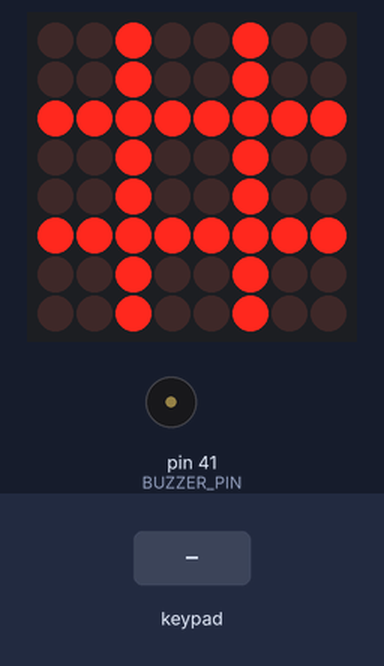
This sketch was run on a simulated Arduino Mega 2560, built with avr-gcc and run on an emulated ATmega2560. Shown: 8×8 LED matrix, buzzer (waves = sounding). The inputs (shaded band) are chosen by the test bench. Random numbers use the default seed unless the sketch sets one.

Above: at 1.2 s.
1.3 s: keypad keys 1 2 3 4 pressed 0.4 s apart
At 4.1 s:
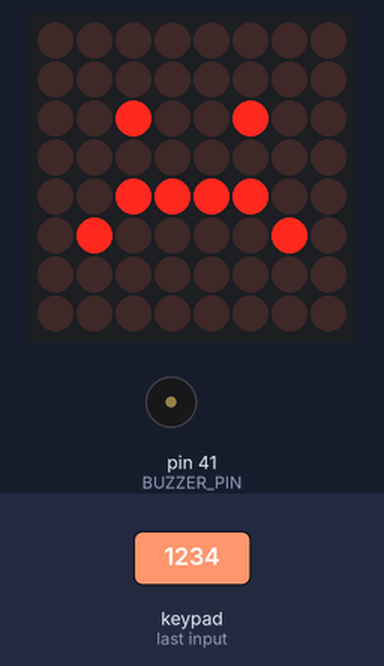
4.4 s: key '1' pressed
7.4 s: keypad keys 1 2 3 4 # pressed 0.4 s apart
At 10.5 s:
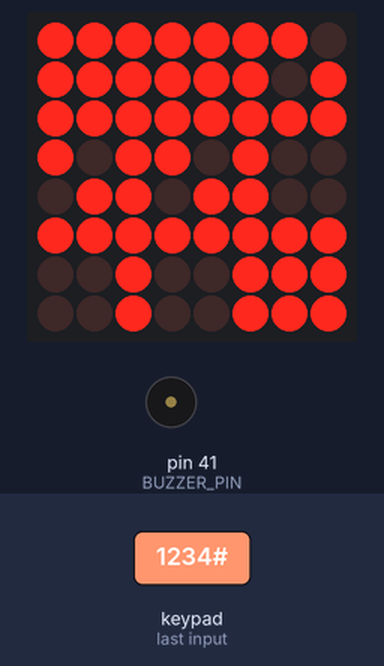
10.9 s: key 'D' pressed
At 11.3 s:
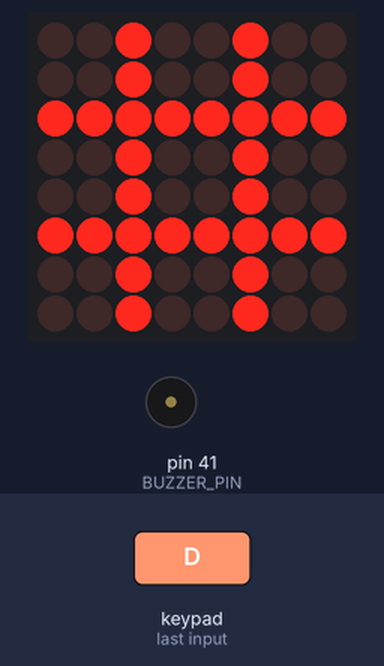
12.4 s: keypad keys 1 2 3 4 * pressed 0.4 s apart
At 15.1 s:
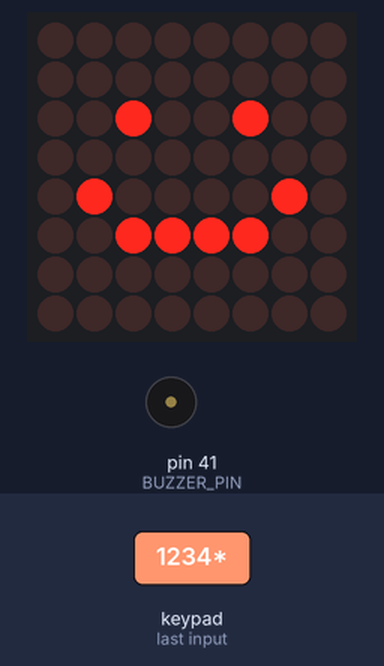
15.9 s: key '2' pressed
At 19.69 s:
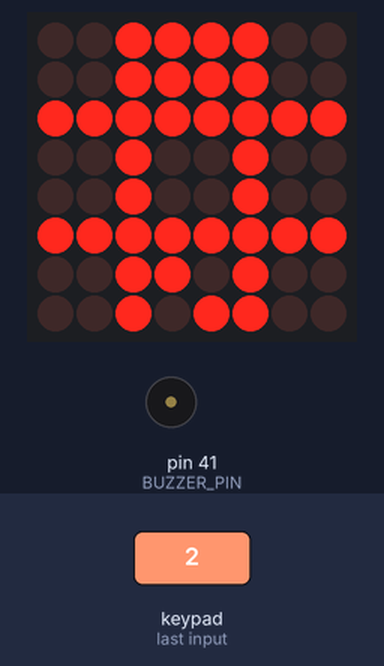
Timing chart, 0 to 19.9 s (numbered marks = the images above; inputs shaded):
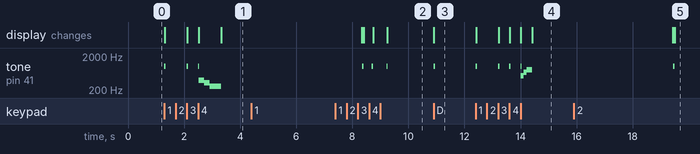

Measured:
- after the input at 1.3 s, tone on pin 41 (BUZZER_PIN): plays 1000 Hz for 0.05 s, 1000 Hz for 0.05 s, 1000 Hz for 0.02 s, 392 Hz for 0.20 s, 330 Hz for 0.20 s, 262 Hz for 0.40 s, starting at once; the display: first changes at once (image 1 shows a later state)
- after the input at 4.4 s, every drawn part: stays the same
- after the input at 10.9 s, tone on pin 41 (BUZZER_PIN): silent → 1000 Hz at once, → silent 0.05 s later; the display: changes at once (image 3)
- after the input at 12.4 s, tone on pin 41 (BUZZER_PIN): plays 1000 Hz for 0.05 s, 1000 Hz for 0.05 s, 1000 Hz for 0.05 s, 1000 Hz for 0.01 s, 523 Hz for 0.10 s, 659 Hz for 0.10 s … (7 notes in this stretch), starting at once; the display: first changes at once (image 4 shows a later state)
- after the input at 15.9 s, tone on pin 41 (BUZZER_PIN): silent → 1000 Hz after 3.5 s, → silent 0.05 s later

The sketch:

Memorias_2.ino
```cpp
#include <Keypad.h>
#include "LedControl.h"
#include <Arduino.h>

const int BUZZER_PIN = 41;

const byte FILAS = 3;
const byte COLUMNAS = 4;

char teclas [FILAS] [COLUMNAS] = {
    {'1', '2', '3', 'A'},
    {'4', '5', '6', 'B'},
    {'*', '0', '#', 'D'}
};

byte Pinesfila [FILAS] = { 18, 19, 21 };

byte Pinescol [COLUMNAS] = { 1, 2, 3, 4 };

Keypad keypad = Keypad (makeKeymap(teclas), Pinesfila, Pinescol, FILAS, COLUMNAS);

LedControl lc = LedControl(12, 11, 10, 1);

int juego[3][3] = {
    {0, 0, 0},
    {0, 0, 0},
    {0, 0, 0}
};

bool esTurnoJugador = true;

const byte happyFace[8] = {0x00, 0x00, 0x24, 0x00, 0x42, 0x3C, 0x00, 0x00};
const byte sadFace[8] = {0x00, 0x00, 0x24, 0x00, 0x3C, 0x42, 0x00, 0x00};
const byte drawFace[8] = {0x00, 0x00, 0x24, 0x00, 0x00, 0x3C, 0x00, 0x00};

void dibujarX(int fila, int columna);
void dibujarO(int fila, int columna);
void mostrarJuego();
int verificarGanador();
bool verificarEmpate();
void mostrarResultado(int resultado);
int keyToCellIndex(char key);
void computerMove();
void resetGame();
void beep();
void playWinSound();
void playLoseSound();
void playDrawSound();


void beep() {
    tone(BUZZER_PIN, 1000, 50);
}

void playWinSound() {
    tone(BUZZER_PIN, 523, 100); delay(100);
    tone(BUZZER_PIN, 659, 100); delay(100);
    tone(BUZZER_PIN, 784, 200); delay(200);
    noTone(BUZZER_PIN);
}

void playLoseSound() {
    tone(BUZZER_PIN, 392, 200); delay(200);
    tone(BUZZER_PIN, 330, 200); delay(200);
    tone(BUZZER_PIN, 262, 400); delay(400);
    noTone(BUZZER_PIN);
}

void playDrawSound() {
    tone(BUZZER_PIN, 440, 100); delay(100);
    noTone(BUZZER_PIN);
    delay(50);
    tone(BUZZER_PIN, 440, 100); delay(100);
    noTone(BUZZER_PIN);
}


void setup() {

    pinMode(BUZZER_PIN, OUTPUT);

    lc.shutdown(0, false);
    lc.setIntensity(0, 15);

    randomSeed(analogRead(0));

    resetGame();
}


void loop() {
    char key = keypad.getKey();

    if (key) {
        if (key == 'D') {
            beep();
            resetGame();
            return;
        }

        if (esTurnoJugador) {
            int cellIndex = keyToCellIndex(key);

            if (cellIndex != -1) {
                int r = cellIndex / 3;
                int c = cellIndex % 3;

                if (juego[r][c] == 0) {
                    juego[r][c] = 2;
                    beep();

                    mostrarJuego();
                    esTurnoJugador = false;
                }
            }
        }
    }

    if (!esTurnoJugador) {
        int ganador = verificarGanador();
        bool empate = verificarEmpate();

        if (ganador != 0 || empate) {
            mostrarResultado(ganador);

            delay(5000);

            resetGame();
        } else {

            computerMove();
            mostrarJuego();

            ganador = verificarGanador();
            empate = verificarEmpate();

            if (ganador != 0 || empate) {
                mostrarResultado(ganador);
                delay(5000);
                resetGame();
            } else {
                esTurnoJugador = true;
            }
        }
    }
}


void resetGame() {
    for (int r = 0; r < 3; r++) {
        for (int c = 0; c < 3; c++) {
            juego[r][c] = 0;
        }
    }
    esTurnoJugador = true;
    mostrarJuego();

    lc.clearDisplay(0);
    lc.setRow(0, 2, B11111111);
    lc.setRow(0, 5, B11111111);
    lc.setColumn(0, 2, B11111111);
    lc.setColumn(0, 5, B11111111);
}

int keyToCellIndex(char key) {
    switch (key) {
        case '1': return 0;
        case '2': return 1;
        case '3': return 2;
        case '4': return 3;
        case '5': return 4;
        case '6': return 5;
        case '*': return 6;
        case '0': return 7;
        case '#': return 8;
        default: return -1;
    }
}

void computerMove() {
    int vacios[9][2];
    int count = 0;

    for (int r = 0; r < 3; r++) {
        for (int c = 0; c < 3; c++) {
            if (juego[r][c] == 0) {
                vacios[count][0] = r;
                vacios[count][1] = c;
                count++;
            }
        }
    }

    if (count > 0) {
        int index = random(count);
        int r = vacios[index][0];
        int c = vacios[index][1];

        juego[r][c] = 1;

    }
}


int verificarGanador() {
    for (int i = 0; i < 3; i++) {
        if (juego[i][0] == juego[i][1] && juego[i][1] == juego[i][2] && juego[i][0] != 0) {
            return juego[i][0];
        }
        if (juego[0][i] == juego[1][i] && juego[1][i] == juego[2][i] && juego[0][i] != 0) {
            return juego[0][i];
        }
    }

    if (juego[0][0] == juego[1][1] && juego[1][1] == juego[2][2] && juego[0][0] != 0) {
        return juego[0][0];
    }
    if (juego[0][2] == juego[1][1] && juego[1][1] == juego[2][0] && juego[0][2] != 0) {
        return juego[0][2];
    }

    return 0;
}

bool verificarEmpate() {
    if (verificarGanador() != 0) return false;

    for (int r = 0; r < 3; r++) {
        for (int c = 0; c < 3; c++) {
            if (juego[r][c] == 0) {
                return false;
            }
        }
    }
    return true;
}

void mostrarResultado(int resultado) {
    lc.clearDisplay(0);

    if (resultado == 2) {
        playWinSound();
        for (int fila = 0; fila < 8; fila++) {
            lc.setRow(0, fila, happyFace[fila]);
        }
    } else if (resultado == 1) {
        playLoseSound();
        for (int fila = 0; fila < 8; fila++) {
            lc.setRow(0, fila, sadFace[fila]);
        }
    } else {
        playDrawSound();
        for(int i=0; i<8; i++) lc.setRow(0, i, B11111111);
    }
}

void dibujarX(int fila, int columna) {
    int start_row = fila * 3;
    int start_col = columna * 3;
    lc.setLed(0, start_row, start_col, true);
    lc.setLed(0, start_row + 1, start_col + 1, true);
}

void dibujarO(int fila, int columna) {
    int start_row = fila * 3;
    int start_col = columna * 3;
    lc.setLed(0, start_row, start_col, true);
    lc.setLed(0, start_row, start_col + 1, true);
    lc.setLed(0, start_row + 1, start_col, true);
    lc.setLed(0, start_row + 1, start_col + 1, true);
}

void mostrarJuego() {
    for (int r = 0; r < 8; r++) {
        for (int c = 0; c < 8; c++) {
            if (r != 2 && r != 5 && c != 2 && c != 5) {
                lc.setLed(0, r, c, false);
            }
        }
    }

    for (int r = 0; r < 3; r++) {
        for (int c = 0; c < 3; c++) {
            if (juego[r][c] == 1) {
                dibujarX(r, c);
            } else if (juego[r][c] == 2) {
                dibujarO(r, c);
            }
        }
    }
}
```
